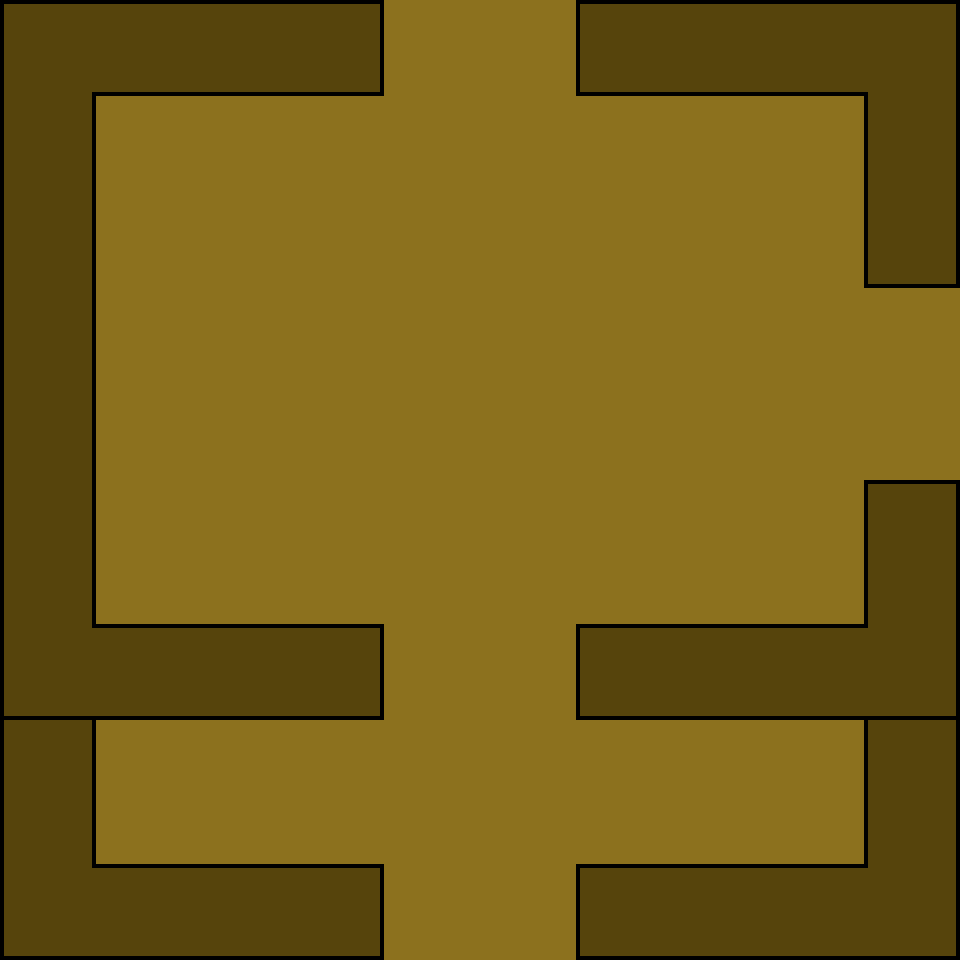

A 2D game scene composited from a Tiled map and its tileset images. What follows is a short description and the map's XML, with every tile layer's data as written:
An orthogonal 20x20 tile map with 48x48 px tiles, 1 tile layer (Tile Layer 1) and 15 objects (7x Wall, 3x Doorway, 3x Enemy, 2x Door).

<map version="1.2" tiledversion="1.2.4" orientation="orthogonal" renderorder="right-down" width="20" height="20" tilewidth="48" tileheight="48" infinite="0" nextlayerid="5" nextobjectid="25">
 <tileset firstgid="1" source="level_01_final_test.tsx" />
 <layer id="1" name="Tile Layer 1" width="20" height="20">
  <data encoding="csv">
5,6,6,6,6,6,6,8,2,2,2,2,5,6,6,6,6,6,6,8,
41,66,96,96,96,96,96,98,2,2,2,2,95,96,96,96,96,96,63,26,
41,26,2,2,2,2,2,2,2,2,2,2,2,2,2,2,2,2,41,26,
41,26,2,2,2,2,2,2,2,2,2,2,2,2,2,2,2,2,41,26,
41,26,2,2,2,2,2,2,2,2,2,2,2,2,2,2,2,2,41,26,
41,26,2,2,2,2,2,2,2,2,2,2,2,2,2,2,2,2,95,98,
41,26,2,2,2,2,2,2,2,2,2,2,2,2,2,2,2,2,2,2,
41,26,2,2,2,2,2,2,2,2,2,2,2,2,2,2,2,2,2,2,
41,26,2,2,2,2,2,2,2,2,2,2,2,2,2,2,2,2,2,2,
41,26,2,2,2,2,2,2,2,2,2,2,2,2,2,2,2,2,2,2,
41,26,2,2,2,2,2,2,2,2,2,2,2,2,2,2,2,2,5,8,
41,26,2,2,2,2,2,2,2,2,2,2,2,2,2,2,2,2,41,26,
41,26,2,2,2,2,2,2,2,2,2,2,2,2,2,2,2,2,41,26,
41,12,7,7,7,7,7,8,1,1,1,1,5,7,7,7,7,7,9,26,
95,97,97,97,97,97,97,98,1,1,1,1,95,97,97,97,97,97,97,98,
41,26,2,2,2,2,2,2,2,2,2,2,2,2,2,2,2,2,41,26,
41,26,2,2,2,2,2,2,2,2,2,2,2,2,2,2,2,2,41,26,
41,26,2,2,2,2,2,2,2,2,2,2,2,2,2,2,2,2,41,26,
41,12,7,7,7,7,7,8,1,1,1,1,5,7,7,7,7,7,9,26,
95,97,97,97,97,97,97,98,1,1,1,1,95,97,97,97,97,97,97,98
</data>
 </layer>
 <objectgroup id="2" name="Doorway" offsetx="1" offsety="0">
  <object id="1" name="Doorway" type="Doorway" x="382" y="1" width="194" height="18" />
  <object id="4" name="Doorway" type="Doorway" x="382" y="701" width="194" height="18" />
  <object id="17" name="Doorway" type="Doorway" x="940" y="285" width="20" height="196" />
  <object id="21" name="Door_Enemy" type="Door" x="385" y="73" width="192" height="20" />
  <object id="22" name="Door_Enemy" type="Door" x="864" y="288" width="14" height="191" />
 </objectgroup>
 <objectgroup id="3" name="Wall">
  <object id="6" name="Wall" type="Wall" x="576" y="621" width="385" height="94" />
  <object id="8" name="Wall" type="Wall" x="0.5" y="623" width="385" height="94" />
  <object id="9" name="Wall" type="Wall" x="864" y="0" width="95" height="286" />
  <object id="11" name="Wall" type="Wall" x="0.5" y="0.5" width="95" height="643" />
  <object id="12" name="Wall" type="Wall" x="577" y="0" width="296" height="95" />
  <object id="13" name="Wall" type="Wall" x="88" y="0.5" width="296" height="95" />
  <object id="15" name="Wall" type="Wall" x="863.5" y="481" width="95" height="286" />
 </objectgroup>
 <objectgroup id="4" name="Enemy">
  <object id="18" name="Green_Slime-" type="Enemy" x="671" y="159" width="27" height="23" />
  <object id="19" name="Green_Slime-" type="Enemy" x="176" y="164" width="24" height="14" />
  <object id="23" name="Green_Slime" type="Enemy" x="450.5" y="151.5" width="27" height="23" />
 </objectgroup>
</map>
